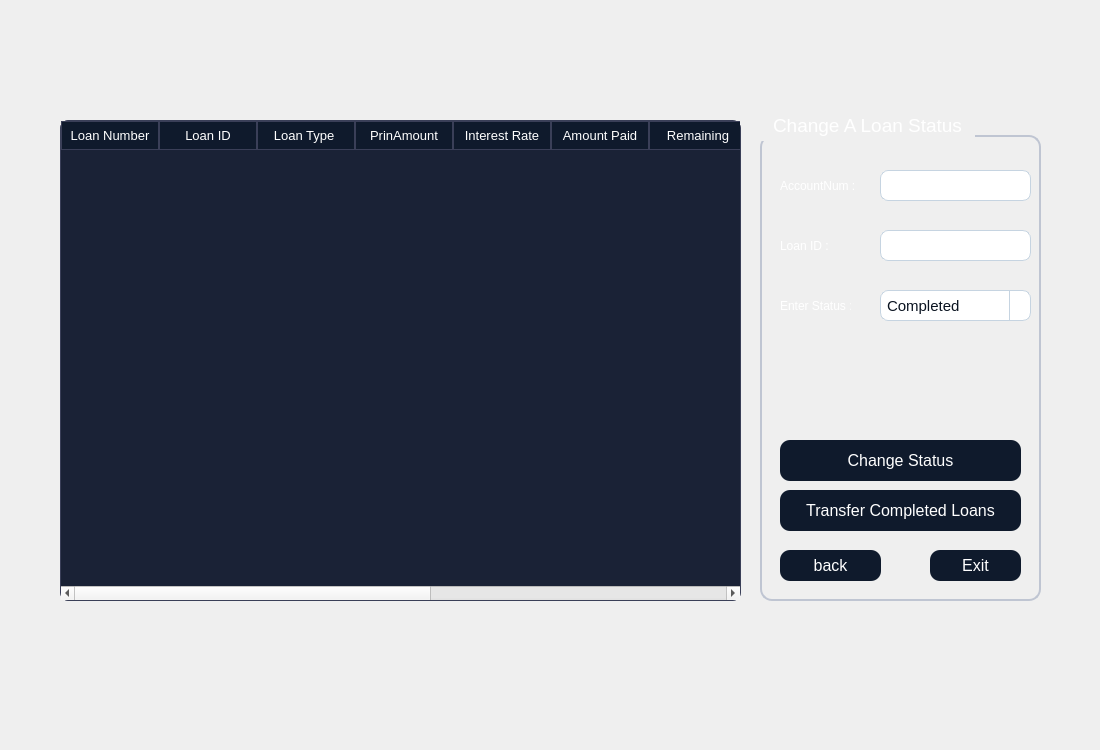
<?xml version="1.0" encoding="UTF-8"?>
<ui version="4.0">
 <class>loans1</class>
 <widget class="QDialog" name="loans1">
  <property name="geometry">
   <rect>
    <x>0</x>
    <y>0</y>
    <width>1100</width>
    <height>750</height>
   </rect>
  </property>
  <property name="windowTitle">
   <string>Dialog</string>
  </property>
  <property name="styleSheet">
   <string notr="true">QTableWidget {
    background-color: #1A2236;
    color: #FFFFFF;
    border: 1px solid #3A3F58;
    gridline-color: #3A3F58;
    font-family: &quot;Inter&quot;;
    font-size: 10pt;
    border-radius: 8px;
    selection-background-color: #0F5FFF;
    selection-color: #FFFFFF;
}

QHeaderView::section {
    background-color: #0F1A2C;
    color: #FFFFFF;
    border: 1px solid #3A3F58;
    padding: 4px;
    font-family: &quot;Montserrat SemiBold&quot;;
    font-size: 10pt;
}

QTableWidget::item:selected {
    background-color: #0F5FFF;
    color: #FFFFFF;
}
QGroupBox {
    border: 1.5px solid #BFC5D2;
    border-radius: 12px;
    margin-top: 25px;
    color: white;
    font-family: &quot;Segoe UI Semibold&quot;;
    font-size: 14pt;
}

QGroupBox::title {
    subcontrol-origin: margin;
    padding: 4px 10px;
}
QPushButton {
    background-color: #0F1A2C;
    color: #FFFFFF;
	border-color: rgb(0, 0, 0);
    border-radius: 10px;
    font-family: &quot;Montserrat SemiBold&quot;;
    font-size: 12pt;
    padding: 6px 12px;
}

QPushButton:hover {
    background-color: #1A2942;
}

QPushButton:pressed {
    background-color: #09111A;
}
QLineEdit {
    background-color: #FFFFFF;
    border: 1px solid #C6D4E1;
    border-radius: 8px;
    padding: 6px;
    color: #0A1320;
    font-family: &quot;Inter&quot;;
    font-size: 11pt;
}

QLineEdit:focus {
    border: 1px solid #00B4FF;
    background-color: #F8FBFF;
}
QComboBox {
    background-color: #FFFFFF;
    border: 1px solid #C6D4E1;
    border-radius: 8px;
    padding: 6px;
    color: #0A1320;
    font-family: &quot;Inter&quot;;
    font-size: 11pt;
}

QComboBox:focus {
    border: 1px solid #00B4FF;
    background-color: #F8FBFF;
}

QComboBox::drop-down {
    subcontrol-origin: padding;
    subcontrol-position: top right;
    width: 20px;
    border-left: 1px solid #C6D4E1;
}

QComboBox::down-arrow {
    
	image: url(:/new/prefix1/icon.png);
    width: 12px;
    height: 12px;
}
QDateEdit {
    background-color: #FFFFFF;
    border: 1px solid #C6D4E1;
    border-radius: 8px;
    padding: 6px;
    color: #0A1320;
    font-family: &quot;Inter&quot;;
    font-size: 11pt;
}

QDateEdit:focus {
    border: 1px solid #00B4FF;
    background-color: #F8FBFF;
}

QDateEdit::drop-down {
    subcontrol-origin: padding;
    subcontrol-position: top right;
    width: 20px;
    border-left: 1px solid #C6D4E1;
}

QDateEdit::down-arrow {
    image: url(:/new/prefix1/icon.png);
    width: 12px;
    height: 12px;
}
QDateEdit::up-arrow {
    
	image: url(:/new/prefix1/icon3.webp);
    width: 12px;
    height: 12px;
}

QTabWidget::pane {
    border: 1px solid #3A3F58;
    border-radius: 8px;
    background-color: #1A2236;
}

QTabBar::tab {
    background: #0F1A2C;
    color: #FFFFFF;
    border: 1px solid #3A3F58;
    border-bottom: none;
    border-top-left-radius: 8px;
    border-top-right-radius: 8px;
    padding: 8px 16px;
    font-family: &quot;Montserrat SemiBold&quot;;
    font-size: 10pt;
}

QTabBar::tab:selected {
    background: #0F5FFF;
    color: #FFFFFF;
}

QTabBar::tab:hover {
    background: #1A2942;
}</string>
  </property>
  <widget class="QTableWidget" name="tableWidget">
   <property name="geometry">
    <rect>
     <x>60</x>
     <y>120</y>
     <width>681</width>
     <height>481</height>
    </rect>
   </property>
   <attribute name="horizontalHeaderDefaultSectionSize">
    <number>98</number>
   </attribute>
   <column>
    <property name="text">
     <string>Loan Number</string>
    </property>
   </column>
   <column>
    <property name="text">
     <string>Loan ID</string>
    </property>
   </column>
   <column>
    <property name="text">
     <string>Loan Type </string>
    </property>
   </column>
   <column>
    <property name="text">
     <string>PrinAmount</string>
    </property>
   </column>
   <column>
    <property name="text">
     <string>Interest Rate</string>
    </property>
   </column>
   <column>
    <property name="text">
     <string>Amount Paid</string>
    </property>
   </column>
   <column>
    <property name="text">
     <string>Remaining</string>
    </property>
   </column>
   <column>
    <property name="text">
     <string>Mon.Payment</string>
    </property>
   </column>
   <column>
    <property name="text">
     <string>Start Date</string>
    </property>
   </column>
   <column>
    <property name="text">
     <string>End Date</string>
    </property>
   </column>
   <column>
    <property name="text">
     <string>Loan Status</string>
    </property>
   </column>
  </widget>
  <widget class="QLabel" name="label">
   <property name="geometry">
    <rect>
     <x>0</x>
     <y>0</y>
     <width>1100</width>
     <height>750</height>
    </rect>
   </property>
   <property name="styleSheet">
    <string notr="true">image: url(:/new/prefix1/bg.jpg);</string>
   </property>
   <property name="text">
    <string/>
   </property>
  </widget>
  <widget class="QLabel" name="l">
   <property name="geometry">
    <rect>
     <x>110</x>
     <y>480</y>
     <width>591</width>
     <height>91</height>
    </rect>
   </property>
   <property name="text">
    <string/>
   </property>
  </widget>
  <widget class="QGroupBox" name="groupBox">
   <property name="geometry">
    <rect>
     <x>760</x>
     <y>110</y>
     <width>281</width>
     <height>491</height>
    </rect>
   </property>
   <property name="title">
    <string>Change A Loan Status</string>
   </property>
   <widget class="QLabel" name="label_6">
    <property name="geometry">
     <rect>
      <x>20</x>
      <y>60</y>
      <width>111</width>
      <height>31</height>
     </rect>
    </property>
    <property name="styleSheet">
     <string notr="true">color: rgb(255, 255, 255);</string>
    </property>
    <property name="text">
     <string>AccountNum :</string>
    </property>
   </widget>
   <widget class="QLineEdit" name="le">
    <property name="geometry">
     <rect>
      <x>120</x>
      <y>60</y>
      <width>151</width>
      <height>31</height>
     </rect>
    </property>
   </widget>
   <widget class="QLabel" name="label_2">
    <property name="geometry">
     <rect>
      <x>20</x>
      <y>180</y>
      <width>71</width>
      <height>31</height>
     </rect>
    </property>
    <property name="styleSheet">
     <string notr="true">color: rgb(255, 255, 255);</string>
    </property>
    <property name="text">
     <string>Enter Status :</string>
    </property>
   </widget>
   <widget class="QComboBox" name="box">
    <property name="geometry">
     <rect>
      <x>120</x>
      <y>180</y>
      <width>151</width>
      <height>31</height>
     </rect>
    </property>
    <item>
     <property name="text">
      <string>Completed</string>
     </property>
    </item>
    <item>
     <property name="text">
      <string>Active</string>
     </property>
    </item>
    <item>
     <property name="text">
      <string>Overdue</string>
     </property>
    </item>
   </widget>
   <widget class="QPushButton" name="back">
    <property name="geometry">
     <rect>
      <x>20</x>
      <y>440</y>
      <width>101</width>
      <height>31</height>
     </rect>
    </property>
    <property name="text">
     <string>back</string>
    </property>
   </widget>
   <widget class="QPushButton" name="submit">
    <property name="geometry">
     <rect>
      <x>20</x>
      <y>330</y>
      <width>241</width>
      <height>41</height>
     </rect>
    </property>
    <property name="text">
     <string>Change Status</string>
    </property>
   </widget>
   <widget class="QPushButton" name="exit">
    <property name="geometry">
     <rect>
      <x>170</x>
      <y>440</y>
      <width>91</width>
      <height>31</height>
     </rect>
    </property>
    <property name="text">
     <string>Exit</string>
    </property>
   </widget>
   <widget class="QLabel" name="l2">
    <property name="geometry">
     <rect>
      <x>20</x>
      <y>240</y>
      <width>241</width>
      <height>51</height>
     </rect>
    </property>
    <property name="styleSheet">
     <string notr="true">color: rgb(170, 0, 0);
font: 700 14pt &quot;Segoe UI&quot;;</string>
    </property>
    <property name="text">
     <string/>
    </property>
   </widget>
   <widget class="QPushButton" name="del">
    <property name="geometry">
     <rect>
      <x>20</x>
      <y>380</y>
      <width>241</width>
      <height>41</height>
     </rect>
    </property>
    <property name="text">
     <string>Transfer Completed Loans</string>
    </property>
   </widget>
   <widget class="QLabel" name="label_3">
    <property name="geometry">
     <rect>
      <x>20</x>
      <y>120</y>
      <width>71</width>
      <height>31</height>
     </rect>
    </property>
    <property name="styleSheet">
     <string notr="true">color: rgb(255, 255, 255);</string>
    </property>
    <property name="text">
     <string>Loan ID :</string>
    </property>
   </widget>
   <widget class="QLineEdit" name="le2">
    <property name="geometry">
     <rect>
      <x>120</x>
      <y>120</y>
      <width>151</width>
      <height>31</height>
     </rect>
    </property>
   </widget>
  </widget>
  <zorder>label</zorder>
  <zorder>tableWidget</zorder>
  <zorder>l</zorder>
  <zorder>groupBox</zorder>
 </widget>
 <resources/>
 <connections/>
</ui>
